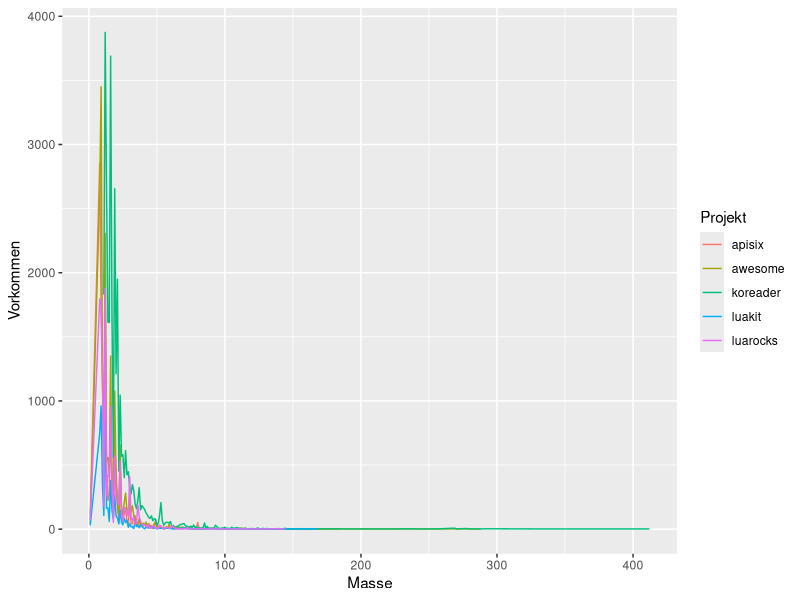

The R script that drew this image:
library(ggplot2)
luarocks <- read.csv(file = 'mass_luarocks.csv')
koreader <- read.csv(file = 'mass_koreader.csv')
awesome <- read.csv(file = 'mass_awesome.csv')
luakit <- read.csv(file = 'mass_luakit.csv')
apisix <- read.csv(file = 'mass_apisix.csv')
projectfile <- rbind(koreader, luarocks)
projectfile <- rbind(projectfile, awesome)
projectfile <- rbind(projectfile, luakit)
projectfile <- rbind(projectfile, apisix)
head(projectfile)

plot_clones_loc <- ggplot(projectfile, aes(x = mass, y = occurrences, fill=project)) + 
    geom_line(aes(color=project)) +
    labs(x = "Masse", y = "Vorkommen")
plot_clones_loc$labels$colour <- "Projekt"
ggsave(plot_clones_loc, file="plot_mass_t2.pdf", dpi=600)
